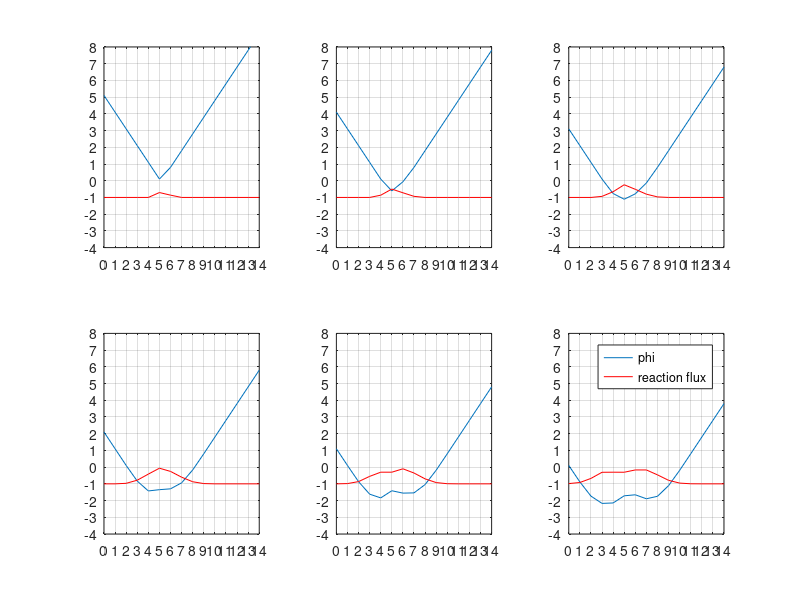

Here is the MATLAB script that generated this plot:
% This is /lemsvxl/contrib/firat/matlab/levelset2d/experiments/test_upwinding.m.

% \file
% \author Firat Kalaycilar (firat_kalaycilar@brown.edu)
% \date Aug 3, 2011

clear

x1 = 5.1;
x2 = 5.2;
%x1 = 5;
%x2 = 7;
len = 15;
phi = zeros(1,len);

for i = 0:len-1
	if(i < x1)
		phi(i+1) = x1 - i;
	elseif(i < x2)
		d1 = i - x1;
		d2 = x2 - i;
		phi(i+1) = -min(d1,d2);
	else
		phi(i+1) = i - x2;
	end
end
beta0 = -1;
sgn = sign(beta0);

figure;
for q = 1:6
	subplot(2,3,q);
	plot(0:len-1, phi)
	a = (phi - circshift(phi, [0 1]));
	b =  (circshift(phi, [0 -1]) - phi);
	aplus = a;
	aplus(a < 0) = 0;
	aminus = -a;
	aminus(a > 0) = 0;
	bplus = b;
	bplus(b < 0) = 0;
	bminus = -b;
	bminus(b > 0) = 0;
	
	
	R = sqrt(max(aminus.^2, bplus.^2) + max(aplus.^2, bminus.^2))/sqrt(2) ;
		
	R(1) = phi(1) - phi(2);
	R(end) = phi(end) - phi(end-1);
	
	
		
	hold on; plot(0:len-1, sgn*R, 'r-'); axis([-Inf Inf -4 8])
	%plot(1:len-2, sgn*R2(2:end-1), 'g-'); axis([-Inf Inf -4 8])
	hold off
	grid on
	set(gca,'XTick',[-100:1:100])
	set(gca,'YTick',[-100:1:100])
	
	phi = phi + beta0*R;
end

legend('phi','reaction flux')


